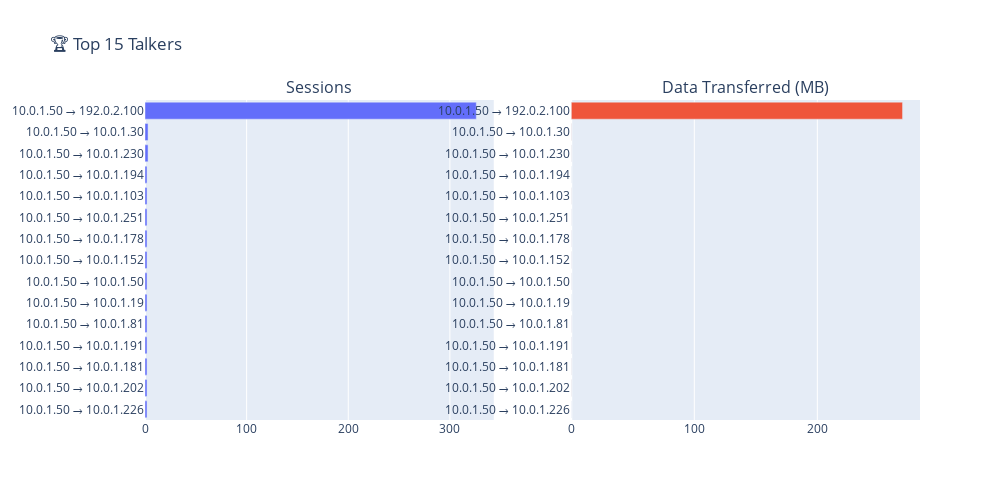

Notebook code for this chart:
### Markdown cell above
## 🏆 Step 5: Top Talkers

Busiest source → destination pairs by **session count** and **total bytes transferred**.

High session counts can indicate:
- 🔍 Scanning or reconnaissance
- 🔄 Persistent connections (C2)
- 📤 Bulk data movement

### Code cell
# ── Top 15 talkers by sessions and data volume ───────────────────────────
df_talkers = (
    df_paloalto
    .filter(F.col("DeviceEventClassID") == "TRAFFIC")
    .groupBy("SourceIP", "DestinationIP")
    .agg(
        F.count("*").alias("Sessions"),
        F.sum("SentBytes").alias("TotalBytesSent"),
        F.sum("ReceivedBytes").alias("TotalBytesRecv"),
    )
    .withColumn("TotalMB", F.round((F.col("TotalBytesSent") + F.col("TotalBytesRecv")) / 1048576.0, 2))
    .orderBy(F.desc("Sessions"))
    .limit(15)
    .toPandas()
)

df_talkers["Pair"] = df_talkers["SourceIP"] + " → " + df_talkers["DestinationIP"]

fig = make_subplots(rows=1, cols=2, subplot_titles=("Sessions", "Data Transferred (MB)"))

fig.add_trace(
    go.Bar(y=df_talkers["Pair"], x=df_talkers["Sessions"],
           orientation="h", marker_color="#636EFA", name="Sessions"),
    row=1, col=1,
)
fig.add_trace(
    go.Bar(y=df_talkers["Pair"], x=df_talkers["TotalMB"],
           orientation="h", marker_color="#EF553B", name="MB"),
    row=1, col=2,
)
fig.update_layout(title="🏆 Top 15 Talkers", height=500, width=1000, showlegend=False)
fig.update_yaxes(autorange="reversed")
fig.show()

### Figure 1 — Plotly figure (JSON) as saved in the notebook; plotly's stock layout.template omitted (floating-point values rounded to 4 significant figures)
{"data": [{"marker": {"color": "#636EFA"}, "name": "Sessions", "orientation": "h", "type": "bar", "x": [326, 3, 3, 2, 2, 2, 2, 2, 2, 2, 2, 2, 2, 2, 2], "xaxis": "x", "y": ["10.0.1.50 → 192.0.2.100", "10.0.1.50 → 10.0.1.30", "10.0.1.50 → 10.0.1.230", "10.0.1.50 → 10.0.1.194", "10.0.1.50 → 10.0.1.103", "10.0.1.50 → 10.0.1.251", "10.0.1.50 → 10.0.1.178", "10.0.1.50 → 10.0.1.152", "10.0.1.50 → 10.0.1.50", "10.0.1.50 → 10.0.1.19", "10.0.1.50 → 10.0.1.81", "10.0.1.50 → 10.0.1.191", "10.0.1.50 → 10.0.1.181", "10.0.1.50 → 10.0.1.202", "10.0.1.50 → 10.0.1.226"], "yaxis": "y"}, {"marker": {"color": "#EF553B"}, "name": "MB", "orientation": "h", "type": "bar", "x": [269.2, 0.11, 0.05, 0.02, 0.05, 0.03, 0.06, 0.06, 0.04, 0.02, 0.06, 0.06, 0.05, 0.08, 0.01], "xaxis": "x2", "y": ["10.0.1.50 → 192.0.2.100", "10.0.1.50 → 10.0.1.30", "10.0.1.50 → 10.0.1.230", "10.0.1.50 → 10.0.1.194", "10.0.1.50 → 10.0.1.103", "10.0.1.50 → 10.0.1.251", "10.0.1.50 → 10.0.1.178", "10.0.1.50 → 10.0.1.152", "10.0.1.50 → 10.0.1.50", "10.0.1.50 → 10.0.1.19", "10.0.1.50 → 10.0.1.81", "10.0.1.50 → 10.0.1.191", "10.0.1.50 → 10.0.1.181", "10.0.1.50 → 10.0.1.202", "10.0.1.50 → 10.0.1.226"], "yaxis": "y2"}], "layout": {"annotations": [{"font": {"size": 16}, "showarrow": false, "text": "Sessions", "x": 0.225, "xanchor": "center", "xref": "paper", "y": 1, "yanchor": "bottom", "yref": "paper"}, {"font": {"size": 16}, "showarrow": false, "text": "Data Transferred (MB)", "x": 0.775, "xanchor": "center", "xref": "paper", "y": 1, "yanchor": "bottom", "yref": "paper"}], "height": 500, "showlegend": false, "title": {"text": "🏆 Top 15 Talkers"}, "width": 1000, "xaxis": {"anchor": "y", "domain": [0, 0.45]}, "xaxis2": {"anchor": "y2", "domain": [0.55, 1]}, "yaxis": {"anchor": "x", "autorange": "reversed", "domain": [0, 1]}, "yaxis2": {"anchor": "x2", "autorange": "reversed", "domain": [0, 1]}}}
